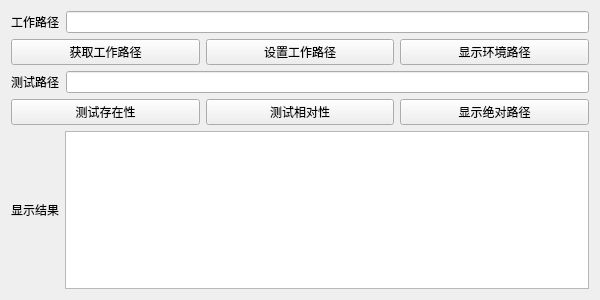
<?xml version="1.0" encoding="UTF-8"?>
<ui version="4.0">
 <class>Widget</class>
 <widget class="QWidget" name="Widget">
  <property name="geometry">
   <rect>
    <x>0</x>
    <y>0</y>
    <width>600</width>
    <height>300</height>
   </rect>
  </property>
  <property name="windowTitle">
   <string>Widget</string>
  </property>
  <layout class="QVBoxLayout" name="verticalLayout">
   <item>
    <layout class="QHBoxLayout" name="horizontalLayout">
     <item>
      <widget class="QLabel" name="label">
       <property name="text">
        <string>工作路径</string>
       </property>
      </widget>
     </item>
     <item>
      <widget class="QLineEdit" name="lineEditWorkPath"/>
     </item>
    </layout>
   </item>
   <item>
    <layout class="QHBoxLayout" name="horizontalLayout_2">
     <item>
      <widget class="QPushButton" name="btnGetWP">
       <property name="text">
        <string>获取工作路径</string>
       </property>
      </widget>
     </item>
     <item>
      <widget class="QPushButton" name="btnSetWP">
       <property name="text">
        <string>设置工作路径</string>
       </property>
      </widget>
     </item>
     <item>
      <widget class="QPushButton" name="btnGetEP">
       <property name="text">
        <string>显示环境路径</string>
       </property>
      </widget>
     </item>
    </layout>
   </item>
   <item>
    <layout class="QHBoxLayout" name="horizontalLayout_3">
     <item>
      <widget class="QLabel" name="label_2">
       <property name="text">
        <string>测试路径</string>
       </property>
      </widget>
     </item>
     <item>
      <widget class="QLineEdit" name="lineEditTestPath"/>
     </item>
    </layout>
   </item>
   <item>
    <layout class="QHBoxLayout" name="horizontalLayout_4">
     <item>
      <widget class="QPushButton" name="btnExist">
       <property name="text">
        <string>测试存在性</string>
       </property>
      </widget>
     </item>
     <item>
      <widget class="QPushButton" name="btnRelative">
       <property name="text">
        <string>测试相对性</string>
       </property>
      </widget>
     </item>
     <item>
      <widget class="QPushButton" name="btnAbsolute">
       <property name="text">
        <string>显示绝对路径</string>
       </property>
      </widget>
     </item>
    </layout>
   </item>
   <item>
    <layout class="QHBoxLayout" name="horizontalLayout_5">
     <item>
      <widget class="QLabel" name="label_3">
       <property name="text">
        <string>显示结果</string>
       </property>
      </widget>
     </item>
     <item>
      <widget class="QPlainTextEdit" name="plainTextEditResult"/>
     </item>
    </layout>
   </item>
  </layout>
 </widget>
 <resources/>
 <connections/>
</ui>
